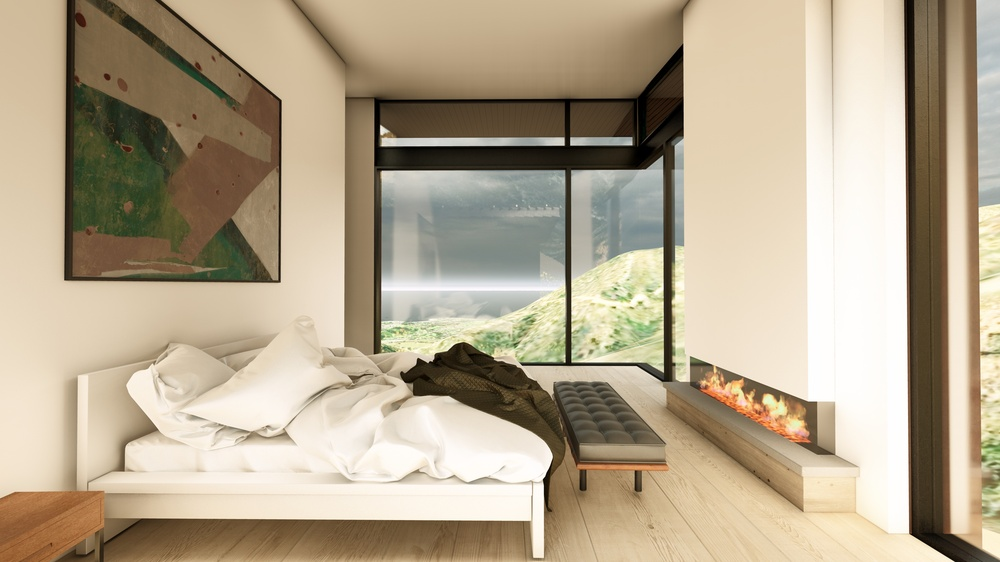
#> input picture 241212_MASTER BEDROOM_A.jpg, 1000 x 562 px, shrunk from 3840 x 2160 before the run
$ python -i realize_v8_unified_cli_extension.py   (imports and definitions only)
#> lines starting #> are read from the running program, lines starting #| are printed output that depends on the picture
### realize_v8_unified.py
#!/usr/bin/env python3
# -*- coding: utf-8 -*-
"""
realize_v8_unified.py - Base enhancement pipeline for Transformation Portal

Provides core image enhancement functionality with support for presets,
color management, and ICC profiles. This serves as the foundation for
VFX extensions.

Usage:
    from realize_v8_unified import enhance, PRESETS
"""

from dataclasses import asdict, dataclass
from pathlib import Path
from typing import Any, Dict, Optional, Tuple, Union

import numpy as np
from PIL import Image

# Optional imports for 16-bit TIFF support
try:
    import tifffile
    HAS_TIFFFILE = True
except ImportError:
    HAS_TIFFFILE = False


# ==================== Logging Utilities ====================

def _info(msg: str) -> None:
    """Print info message."""
    print(f"[INFO] {msg}")


def _warn(msg: str) -> None:
    """Print warning message."""
    print(f"[WARN] {msg}")


def _error(msg: str) -> None:
    """Print error message."""
    print(f"[ERROR] {msg}")


# ==================== Image I/O ====================

# [164 lines left out: functions _open_any, _save_with_meta, _image_to_float_array, not called in this run]


# ==================== Preset Configuration ====================

@dataclass
class Preset:
    """Configuration preset for image enhancement."""
    name: str
    description: str
    exposure: float = 0.0
    contrast: float = 1.0
    saturation: float = 1.0
    clarity: float = 0.0
    grain: float = 0.0
    vignette: float = 0.0

    def to_dict(self) -> Dict[str, Any]:
        """Convert preset to dictionary."""
        return asdict(self)


# Predefined presets
PRESETS = {
    "signature_estate": Preset(
        name="Signature Estate",
        description="Balanced enhancement for luxury real estate",
        exposure=0.1,
        contrast=1.08,
        saturation=1.05,
        clarity=0.15,
    ),
    "signature_estate_agx": Preset(
        name="Signature Estate AGX",
        description="AgX tone mapping for luxury real estate",
        exposure=0.05,
        contrast=1.12,
        saturation=1.08,
        clarity=0.18,
    ),
    "natural": Preset(
        name="Natural",
        description="Minimal enhancement preserving original look",
        exposure=0.0,
        contrast=1.02,
        saturation=1.0,
        clarity=0.05,
    ),
}


# ==================== Core Enhancement Functions ====================

def enhance(
    img_or_arr: Union[Image.Image, np.ndarray, str, Path],
    exposure: float = 0.0,
    contrast: float = 1.0,
    saturation: float = 1.0,
    clarity: float = 0.0,
    grain: float = 0.0,
    vignette: float = 0.0,
    random_seed: Optional[int] = None,
    **kwargs
) -> Tuple[Image.Image, np.ndarray, Dict[str, Any]]:
    """
    Apply basic enhancement to an image.

    Args:
        img_or_arr: Input image (PIL Image, numpy array, or path)
        exposure: Exposure adjustment in stops (-2 to +2)
        contrast: Contrast multiplier (0.5 to 2.0)
        saturation: Saturation multiplier (0 to 2.0)
        clarity: Local contrast enhancement (0 to 1.0)
        grain: Film grain amount (0 to 1.0)
        vignette: Vignette strength (0 to 1.0)
        random_seed: Optional random seed for reproducible grain (None for random)
        **kwargs: Additional parameters (ignored)

    Returns:
        Tuple of (preview PIL Image, working numpy array, metrics dict)
    """
    import time
    t_start = time.perf_counter()

    # Load image
    if isinstance(img_or_arr, (str, Path)):
        img, _ = _open_any(img_or_arr)
        arr = _image_to_float_array(img)
    elif isinstance(img_or_arr, Image.Image):
        arr = _image_to_float_array(img_or_arr)
    elif isinstance(img_or_arr, np.ndarray):
        arr = img_or_arr.copy()
    else:
        raise TypeError(f"Unsupported input type: {type(img_or_arr)}")

    # Apply adjustments
    result = arr.copy()

    # Exposure
    if exposure != 0.0:
        result = result * (2.0 ** exposure)

    # Contrast (around middle gray)
    if contrast != 1.0:
        result = (result - 0.5) * contrast + 0.5

    # Saturation
    if saturation != 1.0:
        # Convert to HSV-like saturation adjustment
        gray = 0.299 * result[..., 0] + 0.587 * result[..., 1] + 0.114 * result[..., 2]
        gray = gray[..., None]
        result = gray + (result - gray) * saturation

    # Clarity (local contrast via unsharp mask)
    if clarity > 0.0:
        from scipy.ndimage import gaussian_filter
        blurred = gaussian_filter(result, sigma=5.0, mode='reflect')
        result = result + (result - blurred) * clarity

    # Grain
    if grain > 0.0:
        rng = np.random.default_rng(random_seed) if random_seed is not None else np.random.default_rng()
        noise = rng.normal(0, grain * 0.05, result.shape).astype(np.float32)
        result = result + noise

    # Vignette
    if vignette > 0.0:
        h, w = result.shape[:2]
        y, x = np.ogrid[:h, :w]
        cx, cy = w / 2, h / 2
        dist = np.sqrt((x - cx)**2 + (y - cy)**2)
        max_dist = np.sqrt(cx**2 + cy**2)
        vignette_mask = 1.0 - (dist / max_dist) * vignette
        vignette_mask = np.clip(vignette_mask, 0, 1)
        result = result * vignette_mask[..., None]

    # Clip to valid range
    result = np.clip(result, 0.0, 1.0)

    # Convert to PIL Image for preview
    preview = Image.fromarray((result * 255).astype(np.uint8))

    # Metrics
    elapsed_ms = int((time.perf_counter() - t_start) * 1000)
    metrics = {
        'total_time_ms': elapsed_ms,
        'exposure': exposure,
        'contrast': contrast,
        'saturation': saturation,
        'clarity': clarity,
    }

    return preview, result, metrics


# ==================== CLI Entry Point ====================

# [76 lines left out: functions main, _handle_basic_enhance, not called in this run]


# [3 lines that do not run on import are left out]

### realize_v8_unified_cli_extension.py
#!/usr/bin/env python3
# -*- coding: utf-8 -*-
"""
realize_v8_unified_cli_extension.py — VFX Extension for Transformation Portal

Extends realize_v8_unified with depth-guided VFX using your existing infrastructure:

- Uses ArchitecturalDepthPipeline (24ms depth estimation on M4 Max)
- Integrates Material Response system
- Applies LUT collection with depth masking
- Maintains all realize_v8 color management and ICC profiles

Usage:
    # Material Response + Depth VFX
    python realize_v8_unified_cli_extension.py enhance-vfx \
        --input interior.jpg \
        --output enhanced.jpg \
        --base-preset signature_estate_agx \
        --vfx-preset cinematic_fog \
        --material-response \
        --lut 02_Location_Aesthetic/Montecito_Golden_Hour_HDR.cube

    # Batch with VFX
    python realize_v8_unified_cli_extension.py batch-vfx \
        --input renders/ \
        --output finals/ \
        --base-preset signature_estate \
        --vfx-preset dramatic_dof \
        --jobs 4
"""

import argparse
import time
from pathlib import Path
from typing import Any, Dict, Optional

import numpy as np
from PIL import Image

# Your existing infrastructure
from realize_v8_unified import PRESETS, _error, _info, _open_any, _save_with_meta, _warn, enhance

# Your depth pipeline (optimized for M4 Max)
try:
    from transformation_portal.depth import ArchitecturalDepthPipeline
    _HAVE_DEPTH = True
except ImportError:
    _HAVE_DEPTH = False
    _warn("Depth pipeline not available - depth VFX will be disabled")

# Optional: Your Material Response
try:
    from material_response import MaterialResponse  # noqa: F401 - used for availability check
    _HAVE_MR = True
except ImportError:
    _HAVE_MR = False
    _warn("Material Response not available - install with pip install -e .[ml]")


# ==================== Constants ====================

# Default depth pipeline configuration
DEFAULT_DEPTH_CONFIG = "config/interior_preset.yaml"

# VFX operator constants
BLOOM_HIGHLIGHT_THRESHOLD = 0.7  # Threshold for extracting highlights
BLOOM_RADIUS_TO_SIGMA = 3.0  # Relationship between bloom radius and Gaussian sigma
DEPTH_BLOOM_FALLOFF = 0.7  # Exponent for depth-based bloom weighting curve

FOG_FALLOFF_EXPONENT = 2.0  # Exponent for exponential fog falloff curve

# LUT depth masking constants
DEPTH_LUT_BASE_STRENGTH = 0.7  # Base LUT strength
DEPTH_LUT_DEPTH_INFLUENCE = 0.3  # Additional strength for foreground


# ==================== VFX Presets (Optimized for your workflow) ====================

VFX_PRESETS = {
    "subtle_estate": {
        "description": "Minimal depth effects for signature estate look",
        "bloom_intensity": 0.08,
        "bloom_radius": 12,
        "fog_density": 0.0,
        "material_boost": 0.15,
    },
    "montecito_golden": {
        "description": "Warm coastal light with atmospheric depth",
        "bloom_intensity": 0.20,
        "bloom_radius": 18,
        "fog_density": 0.25,
        "fog_color": (0.95, 0.88, 0.75),  # Warm golden
        "material_boost": 0.22,
        "lut_default": "02_Location_Aesthetic/California/Montecito_Golden_Hour_HDR.cube",
    },
    "cinematic_fog": {
        "description": "Atmospheric fog with gentle bloom",
        "bloom_intensity": 0.25,
        "bloom_radius": 20,
        "fog_density": 0.40,
        "fog_color": (0.75, 0.80, 0.85),
        "material_boost": 0.18,
    },
    "dramatic_dof": {
        "description": "Strong depth of field for hero shots",
        "bloom_intensity": 0.30,
        "dof_enabled": True,
        "dof_focus": 0.35,
        "dof_blur": 6.0,
        "material_boost": 0.25,
        "color_grade_near": (1.05, 1.0, 0.95),
        "color_grade_far": (0.8, 0.9, 1.0),
    },
}


# ==================== Optimized Depth Estimation ====================

def estimate_depth_fast(
    img_array: np.ndarray,
    config_path: str = None
) -> np.ndarray:
    """
    Use your optimized ArchitecturalDepthPipeline (24ms on M4 Max).

    Args:
        img_array: RGB image (H, W, 3) in [0, 1]
        config_path: Path to depth pipeline config (defaults to DEFAULT_DEPTH_CONFIG)

    Returns:
        Depth map (H, W) normalized to [0, 1]
    """
    if not _HAVE_DEPTH:
        _warn("Depth pipeline not available, returning mock depth")
        h, w = img_array.shape[:2]
        # Create simple gradient depth for fallback
        y = np.linspace(0, 1, h)
        depth = np.tile(y[:, None], (1, w))
        return depth.astype(np.float32)

    if config_path is None:
        config_path = DEFAULT_DEPTH_CONFIG

    config_path = Path(config_path)
    if not config_path.exists():
        _warn(f"Config not found: {config_path}, using default")
        config_path = Path(DEFAULT_DEPTH_CONFIG)

    try:
        pipeline = ArchitecturalDepthPipeline.from_config(str(config_path))

        # Estimate depth (uses CoreML backend on M4 Max)
        # Convert to uint8 for model
        img_uint8 = (np.clip(img_array, 0, 1) * 255).astype(np.uint8)
        pil_img = Image.fromarray(img_uint8)

        result = pipeline.depth_model.estimate_depth(pil_img)
        depth = result['depth']

        # Normalize
        depth = (depth - depth.min()) / (depth.max() - depth.min() + 1e-8)

        return depth.astype(np.float32)
    except Exception as e:
        _error(f"Depth estimation failed: {e}")
        # Fallback to gradient
        h, w = img_array.shape[:2]
        y = np.linspace(0, 1, h)
        depth = np.tile(y[:, None], (1, w))
        return depth.astype(np.float32)


# ==================== VFX Operators (Simplified versions) ====================

# [214 lines left out: functions apply_depth_bloom, apply_depth_fog, apply_depth_of_field, apply_lut_with_depth, apply_color_grade_zones, apply_material_response, not called in this run]


# ==================== Enhanced Processing Function ====================

def enhance_with_vfx(
    img_or_arr,
    base_preset: str = "signature_estate",
    vfx_preset: str = "subtle_estate",
    material_response: bool = False,
    lut_path: Optional[Path] = None,
    save_depth: bool = False,
    **base_overrides
) -> Dict[str, Any]:
    """
    Complete enhancement pipeline: base enhance + Material Response + depth VFX.

    Args:
        img_or_arr: Input PIL Image or numpy array
        base_preset: realize_v8 base preset
        vfx_preset: VFX preset name
        material_response: Enable Material Response
        lut_path: Optional LUT path
        save_depth: Include depth map in output
        **base_overrides: Override base preset parameters

    Returns:
        Dict with keys: 'image', 'array', 'depth', 'metrics'
    """
    t_start = time.perf_counter()

    # Step 1: Base enhancement (your realize_v8 pipeline)
    _info(f"Applying base preset: {base_preset}")

    base_params = PRESETS[base_preset].to_dict()
    base_params.update(base_overrides)

    preview, working, base_metrics = enhance(img_or_arr, **base_params)
    working_array = working.copy()

    # Step 2: Material Response (optional)
    if material_response:
        t0 = time.perf_counter()
        _info("Applying Material Response")

        vfx_cfg = VFX_PRESETS[vfx_preset]
        working_array = apply_material_response(
            working_array,
            strength=vfx_cfg.get("material_boost", 0.2)
        )

        base_metrics["material_response_ms"] = int((time.perf_counter() - t0) * 1000)

    # Step 3: Depth estimation (using your fast pipeline)
    t0 = time.perf_counter()
    _info("Estimating depth with ArchitecturalDepthPipeline")

    depth = estimate_depth_fast(working_array)
    base_metrics["depth_estimation_ms"] = int((time.perf_counter() - t0) * 1000)

    # Step 4: Depth-guided VFX
    t0 = time.perf_counter()
    _info(f"Applying VFX preset: {vfx_preset}")

    vfx_cfg = VFX_PRESETS[vfx_preset]
    result = working_array.copy()

    # Bloom
    if vfx_cfg.get("bloom_intensity", 0) > 0:
        result = apply_depth_bloom(
            result, depth,
            intensity=vfx_cfg["bloom_intensity"],
            radius=vfx_cfg.get("bloom_radius", 15)
        )

    # Fog
    if vfx_cfg.get("fog_density", 0) > 0:
        result = apply_depth_fog(
            result, depth,
            fog_color=vfx_cfg.get("fog_color", (0.8, 0.85, 0.9)),
            density=vfx_cfg["fog_density"]
        )

    # Depth of Field
    if vfx_cfg.get("dof_enabled", False):
        result = apply_depth_of_field(
            result, depth,
            focus_depth=vfx_cfg.get("dof_focus", 0.35),
            blur_strength=vfx_cfg.get("dof_blur", 6.0)
        )

    # Color grading zones
    if "color_grade_near" in vfx_cfg or "color_grade_far" in vfx_cfg:
        result = apply_color_grade_zones(
            result, depth,
            near_color=vfx_cfg.get("color_grade_near", (1.0, 1.0, 1.0)),
            far_color=vfx_cfg.get("color_grade_far", (1.0, 1.0, 1.0))
        )

    # LUT
    if lut_path or vfx_cfg.get("lut_default"):
        lut = lut_path or Path(vfx_cfg["lut_default"])
        if lut.exists():
            result = apply_lut_with_depth(result, lut, depth)

    base_metrics["vfx_ms"] = int((time.perf_counter() - t0) * 1000)
    base_metrics["total_ms"] = int((time.perf_counter() - t_start) * 1000)

    # Create final image
    final_img = Image.fromarray((np.clip(result, 0, 1) * 255).astype(np.uint8))

    output = {
        "image": final_img,
        "array": result,
        "depth": depth if save_depth else None,
        "metrics": base_metrics
    }

    return output


# ==================== Batch Processing ====================

# [188 lines left out: functions batch_process_vfx, add_vfx_commands, handle_enhance_vfx, handle_batch_vfx, main, not called in this run]


# ==================== Example Usage ====================

# [3 lines not run here, left out]

>>> import cv2
>>> picture = cv2.imread('241212_MASTER BEDROOM_A.jpg', cv2.IMREAD_GRAYSCALE)
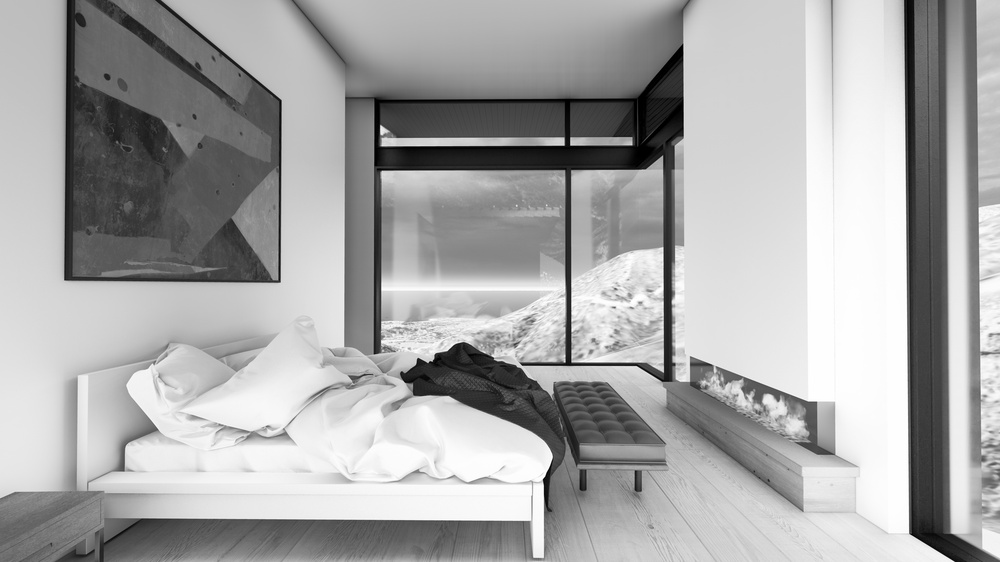
#> picture: shape (562, 1000); min 0, max 255, mean 167.9
>>> result = enhance_with_vfx(picture)
#> in enhance, `gray = 0.299 * result[..., 0] + 0.587 * result[..., 1] + 0.114 * resul..`: gray = 562 values, max 268.5 at index 424, min 112.5 at index 542, mean 232
#> in enhance, `blurred = gaussian_filter(result, sigma=5.0, mode='reflect')`:
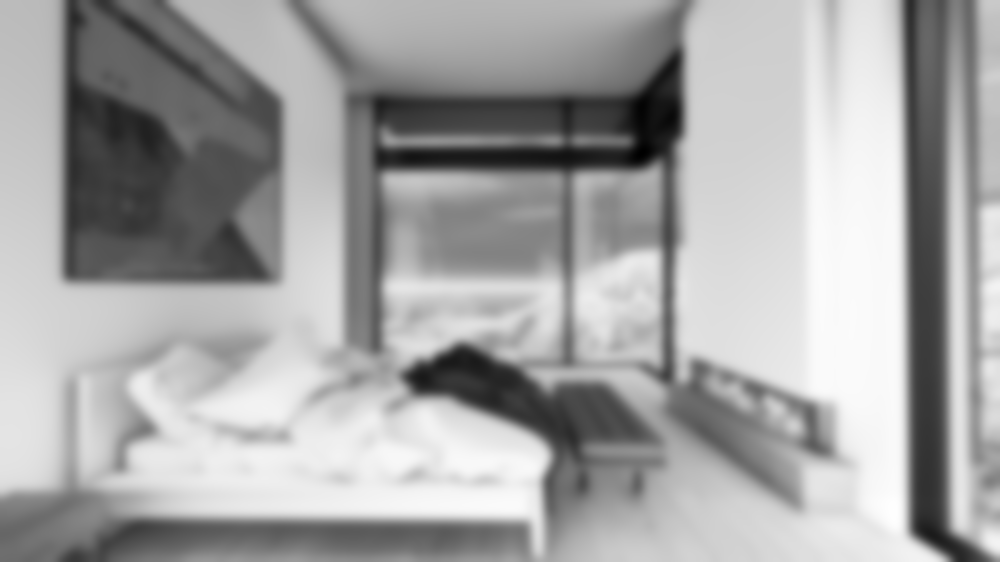
#> blurred: shape (562, 1000) float64; min -5.51, max 300.5, mean 192.4; drawn with min black and max white
#> in enhance, `result = result + (result - blurred) * clarity`:
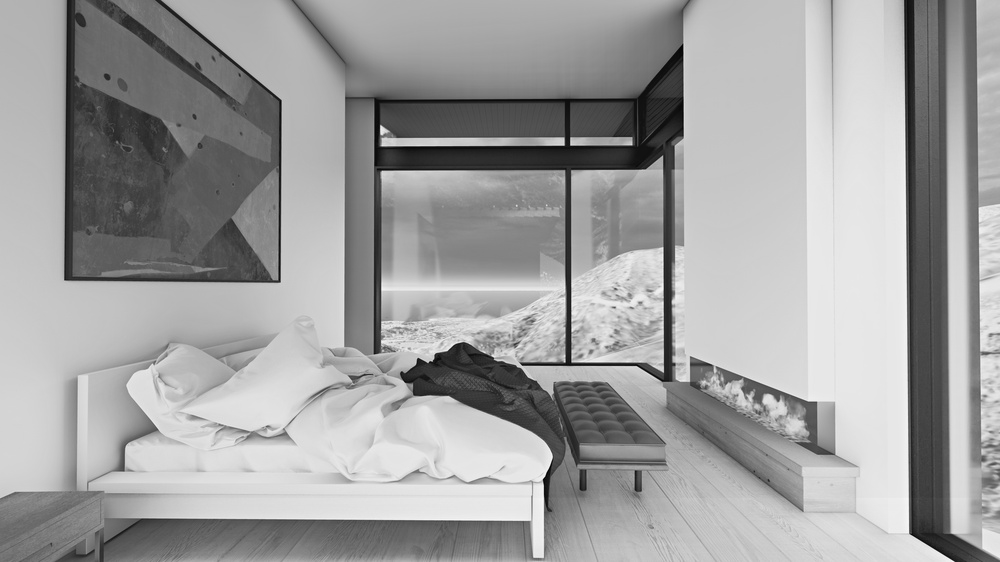
#> result: shape (562, 1000) float64; min -39.3, max 329.4, mean 192.4; drawn with min black and max white
#> in enhance, `result = np.clip(result, 0.0, 1.0)`:
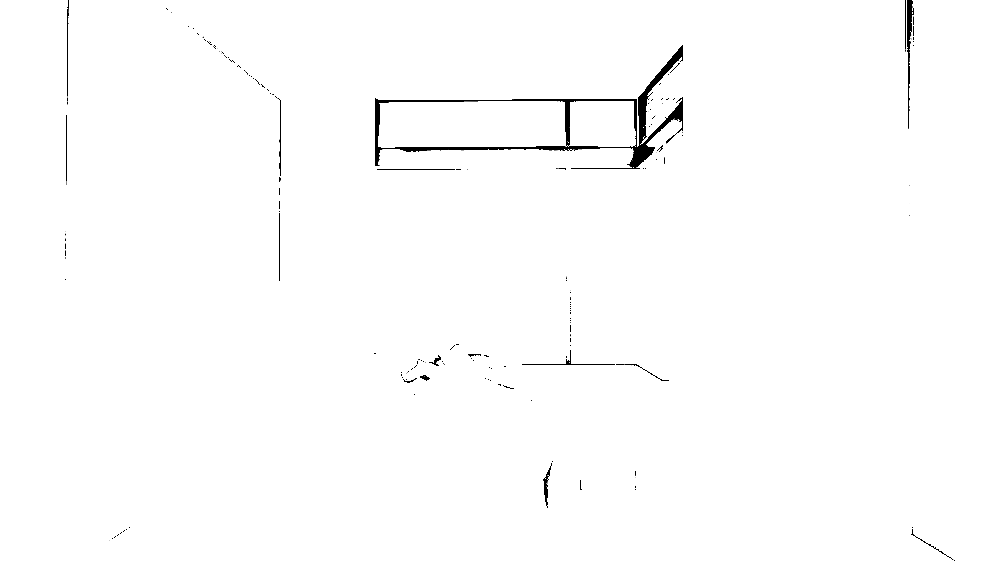
#> result: shape (562, 1000) float64; min 0, max 1, mean 0.991
#> in enhance_with_vfx, `preview, working, base_metrics = enhance(img_or_arr, **base_params)`: base_metrics = {'total_time_ms': 274, 'exposure': 0.1, 'contrast': 1.08, 'saturation': 1.05, 'clarity': 0.15}
#> (the run stopped early here; a loop or call above may not have finished)
